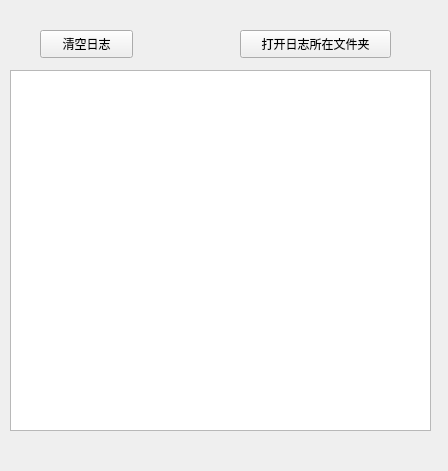
<?xml version="1.0" encoding="UTF-8"?>
<ui version="4.0">
 <class>LogPage</class>
 <widget class="QWidget" name="LogPage">
  <property name="geometry">
   <rect>
    <x>0</x>
    <y>0</y>
    <width>448</width>
    <height>471</height>
   </rect>
  </property>
  <property name="windowTitle">
   <string>Form</string>
  </property>
  <widget class="QPushButton" name="btn_openLog">
   <property name="geometry">
    <rect>
     <x>240</x>
     <y>30</y>
     <width>151</width>
     <height>28</height>
    </rect>
   </property>
   <property name="text">
    <string>打开日志所在文件夹</string>
   </property>
  </widget>
  <widget class="QPushButton" name="btn_clearLog">
   <property name="geometry">
    <rect>
     <x>40</x>
     <y>30</y>
     <width>93</width>
     <height>28</height>
    </rect>
   </property>
   <property name="text">
    <string>清空日志</string>
   </property>
  </widget>
  <widget class="QTextEdit" name="textEdit_log">
   <property name="geometry">
    <rect>
     <x>10</x>
     <y>70</y>
     <width>421</width>
     <height>361</height>
    </rect>
   </property>
   <property name="readOnly">
    <bool>true</bool>
   </property>
  </widget>
 </widget>
 <resources/>
 <connections/>
</ui>
